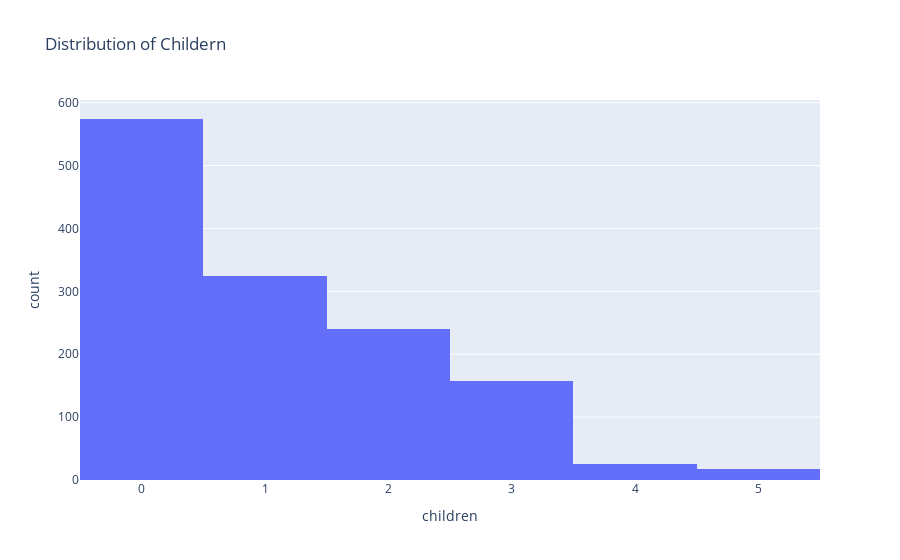

The cell this chart's notebook holds for it:
### Code cell
# Create a bar chart for the 'children' column
fig = px.histogram(medical_df, x='children', title='Distribution of Childern')

# Show the figure
fig.show()

### Figure 1 — Plotly figure (JSON) as saved in the notebook; plotly's stock layout.template omitted (floating-point values rounded to 4 significant figures; data arrays with more than 128 entries replaced by an {"elided": "..."} marker saying what was removed)
{"data": [{"alignmentgroup": "True", "bingroup": "x", "hovertemplate": "children=%{x}<br>count=%{y}<extra></extra>", "legendgroup": "", "marker": {"color": "#636efa", "pattern": {"shape": ""}}, "name": "", "offsetgroup": "", "orientation": "v", "showlegend": false, "type": "histogram", "x": {"elided": "1338 int values"}, "xaxis": "x", "yaxis": "y"}], "layout": {"barmode": "relative", "legend": {"tracegroupgap": 0}, "title": {"text": "Distribution of Childern"}, "xaxis": {"anchor": "y", "domain": [0, 1], "title": {"text": "children"}}, "yaxis": {"anchor": "x", "domain": [0, 1], "title": {"text": "count"}}}}
